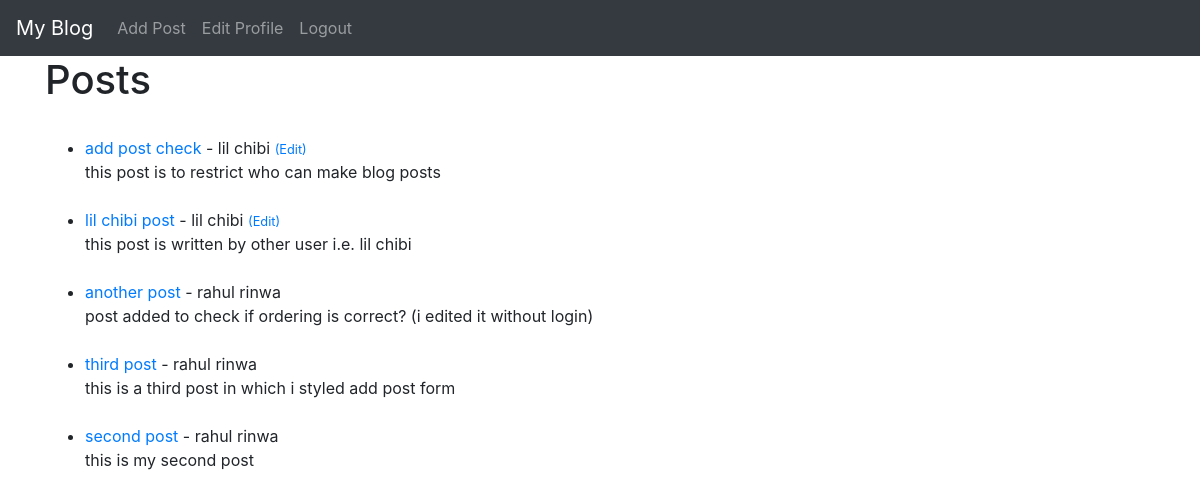
Screenshot of / (signed in) with the database file from the repository.
### blog_app/models.py (models this page shows, shortened)
class Post(models.Model):
    title = models.CharField(max_length=255)
    author = models.ForeignKey(User, on_delete=models.CASCADE)
    body = RichTextField(blank=True, null=True)
    post_date = models.DateField(auto_now_add=True)
    likes = models.ManyToManyField(User, related_name="blog_post")

### blog_app/views.py (the view)
# urls.py: path('', HomeView.as_view(), name='home'),
class HomeView(ListView):
    model = Post
    template_name = 'home.html'
    ordering = ['-id']

### templates/home.html
{% extends "base.html"%}
{% block content%}
<h1>Posts</h1>
<br>
<ul>
    {% for post in object_list %}
     <li><a href="{% url 'article_detail' post.pk %}">{{ post.title }}</a> - {{ post.author.first_name }} {{ post.author.last_name }}
        {% if user.id == post.author.id %}
        <small><a href="{% url 'update_post' post.pk %}">(Edit)</a></small>
        {% endif %}
         <br>
        {{ post.body|safe|slice:":200" }}</li>
     <br>
    {% endfor %}
</ul>
{% endblock %}

### rows the page displays
Post: title "add post check", author.first_name "lil", author.last_name "chibi", shows "(Edit)", body "this post is to restrict who can make blog posts"
Post: title "lil chibi post", author.first_name "lil", author.last_name "chibi", shows "(Edit)", body "this post is written by other user i.e. lil chibi"
Post: title "another post", author.first_name "rahul", author.last_name "rinwa", body "post added to check if ordering is correct? (i edited it without login)"
Post: title "third post", author.first_name "rahul", author.last_name "rinwa", body "this is a third post in which i styled add post form"
Post: title "second post", author.first_name "rahul", author.last_name "rinwa", body "this is my second post"
